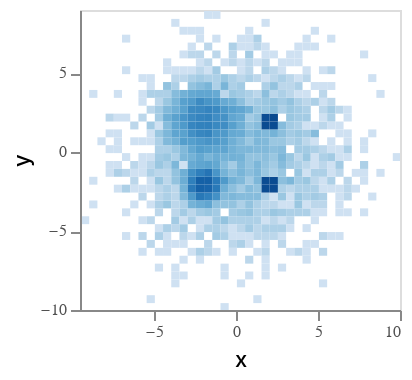

This figure's notebook cell:
### Code cell
# Altair Rendering Cost
import altair as alt
chart = alt.Chart(result).mark_rect().encode(
    x=alt.X('xBinStart', type='quantitative', axis=alt.Axis(title="x"), bin = alt.BinParams(binned=True)),
    x2=alt.X2('xBinEnd'),
    y=alt.Y('yBinStart', type='quantitative', axis=alt.Axis(title="y"), bin = alt.BinParams(binned=True)),
    y2=alt.Y2('yBinEnd'),
    #opacity = alt.Opacity('z',type='quantitative',scale=alt.Scale(type="log"))
    color = alt.Color('z',type='quantitative', scale=alt.Scale(scheme='blues',type="log"),legend=None)
)
chart = chart.configure_mark(tooltip=alt.TooltipContent('encoding')) # Setting tooltip as non-null
chart = chart.interactive() # Enable Zooming and Panning

chart = chart.configure_title(fontWeight=500,fontSize=13,font='Helvetica Neue')
chart = chart.configure_axis(titleFontWeight=500,titleFontSize=11,titleFont='Helvetica Neue',
			labelFontWeight=400,labelFontSize=8,labelFont='Helvetica Neue',labelColor='#505050')
chart = chart.configure_legend(titleFontWeight=500,titleFontSize=10,titleFont='Helvetica Neue',
			labelFontWeight=400,labelFontSize=8,labelFont='Helvetica Neue')
chart = chart.properties(width=160,height=150)

chart

### Figure 1 — Vega-Lite specification as saved in the notebook (floating-point values rounded to 4 significant figures; data arrays with more than 128 entries replaced by an {"elided": "..."} marker saying what was removed)
{"config": {"view": {"continuousWidth": 400, "continuousHeight": 300}, "axis": {"labelColor": "#505050", "labelFont": "Helvetica Neue", "labelFontSize": 8, "labelFontWeight": 400, "titleFont": "Helvetica Neue", "titleFontSize": 11, "titleFontWeight": 500}, "legend": {"labelFont": "Helvetica Neue", "labelFontSize": 8, "labelFontWeight": 400, "titleFont": "Helvetica Neue", "titleFontSize": 10, "titleFontWeight": 500}, "mark": {"tooltip": {"content": "encoding"}}, "title": {"font": "Helvetica Neue", "fontSize": 13, "fontWeight": 500}}, "data": {"name": "data-413eee697da7cccd40f3718324903b23"}, "mark": "rect", "encoding": {"color": {"type": "quantitative", "field": "z", "legend": null, "scale": {"scheme": "blues", "type": "log"}}, "x": {"type": "quantitative", "axis": {"title": "x"}, "bin": {"binned": true}, "field": "xBinStart"}, "x2": {"field": "xBinEnd"}, "y": {"type": "quantitative", "axis": {"title": "y"}, "bin": {"binned": true}, "field": "yBinStart"}, "y2": {"field": "yBinEnd"}}, "height": 150, "selection": {"selector011": {"type": "interval", "bind": "scales", "encodings": ["x", "y"]}}, "width": 160, "$schema": "https://vega.github.io/schema/vega-lite/v4.0.2.json", "datasets": {"data-413eee697da7cccd40f3718324903b23": {"elided": "626 records"}}}
